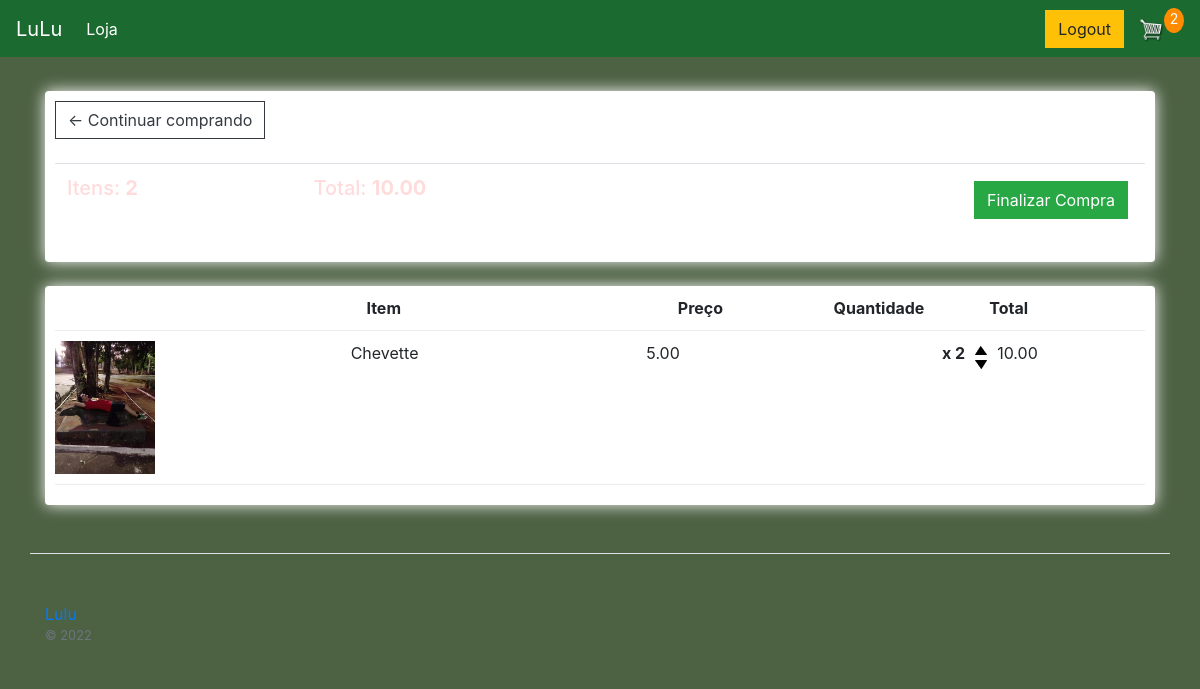
The app's page /cart/ (signed in) with its own data.
### loja/models.py (models this page shows, shortened)
class Pedido(models.Model):
    cliente = models.ForeignKey(Cliente, on_delete=models.SET_NULL, blank=True, null=True)
    data_pedido = models.DateTimeField(auto_now_add=True)
    complete = models.BooleanField(default=False, null=True, blank=True)
    transacao_id = models.CharField(max_length=200, null=True)
    class Meta:
        db_table = 'pedido'
        verbose_name = 'Pedido'
        verbose_name_plural = 'Pedidos'
    @property
    def get_cart_total(self):
        itemspedidos = self.itempedido_set.all()
        total = sum([item.get_total for item in itemspedidos])
        return total
    @property
    def get_cart_items(self):
        itemspedidos = self.itempedido_set.all()
        total = sum([item.quantidade for item in itemspedidos])
        return total

class ItemPedido(models.Model):
    pedido = models.ForeignKey(Pedido, on_delete=models.SET_NULL, null=True, blank=True)
    produto = models.ForeignKey(Produto, on_delete=models.SET_NULL, null=True, blank=True)
    quantidade = models.IntegerField(default=0, null=True, blank=True)
    data_adicionada = models.DateTimeField(auto_now_add=True)
    @property
    def get_total(self):
        return self.produto.preco * self.quantidade

class Produto(models.Model):
    nome = models.CharField(max_length=200, null=True)
    preco = models.DecimalField(max_digits=7, decimal_places=2)
    digital = models.BooleanField(default=False, null=True, blank=False)
    image = models.ImageField(null=True, blank=True)
    descricao = models.TextField(null=True, blank=True)
    @property
    def imageURL(self):
        try:
            url = self.image.url
        except:
            url = ''
        return url
    class Meta:
        db_table = 'produto'
        verbose_name = 'Produto'
        verbose_name_plural = 'Produtos'

### loja/views.py (the view)
# urls.py: path('cart/', views.cart, name='cart'),
def cart(request):
    data = cartData(request)
    items = data['items']
    pedido = data['pedido']
    itemsCarrinho = data['itemsCarrinho']
    context = {'items': items, 'pedido': pedido, 'itemsCarrinho': itemsCarrinho}
    return render(request, 'loja/cart.html', context)

### loja/utils.py (called while the page is built)
def cartData(request):
    if request.user.is_authenticated:
        cliente = request.user.cliente
        pedido, criado = Pedido.objects.get_or_create(cliente=cliente, complete=False)
        items = pedido.itempedido_set.all()
        itemsCarrinho = pedido.get_cart_items
    else:
        cookieData = cookieCart(request)
        items = cookieData['items']
        pedido = cookieData['pedido']
        itemsCarrinho = cookieData['itemsCarrinho']
    return {'items': items, 'pedido': pedido, 'itemsCarrinho': itemsCarrinho}

### static/templates/loja/cart.html
{% extends "loja/main.html" %}
{% load static %}
{% block content %}
    <div class="row">
        <div class="col-lg-12">
            <div class="box-element">
                <a class="btn btn-outline-dark" href="{% url 'loja' %}">&#x2190; Continuar comprando</a>
                <br>
                <br>
                <table class="table">
                    <tr>
                        <th><h5>Itens: <strong>{{pedido.get_cart_items}}</h5></th>
                        <th><h5>Total: <strong>{{pedido.get_cart_total}}</h5></th>
                        <th>
                            <a style="float:right; margin: 5px" class="btn btn-success" href="{% url 'checkout' %}">Finalizar Compra </a>
                        </th>
                    </tr>
                </table>
            </div>
            <br>
            <div class="box-element">
                <div class="cart-row">
                    <div style="flex:2"></div>
                    <div style="flex:2"><strong>Item</strong></div>
                    <div style="flex:1"><strong>Preço</strong></div>
                    <div style="flex:1"><strong>Quantidade</strong></div>
                    <div style="flex:1"><strong>Total</strong></div>
                </div>
                {%for item in items %}
                <div class='cart-row'>
                    <div style="flex:2"><img class="row-image" src="{{item.produto.imageURL}}"></div>
                    <div style="flex:2"><p>{{item.produto.nome}}</p></div>
                    <div style="flex:1"><p>{{item.produto.preco|floatformat:2}}</p></div>
                    <div style="flex:1"></div>
                        <p class="quantity">x {{item.quantidade}}</p>
                    <div class="quantity">
                        <img data-produto="{{item.produto.id}}" data-action="add" class="chg-quantity update-cart" src="{% static 'img/arrow-up.png' %}">
                        <img data-produto="{{item.produto.id}}" data-action="remove" class="chg-quantity update-cart" src="{% static 'img/arrow-down.png' %}">
                    </div>
                    <div style="flex: 1;"><p>{{item.get_total}}</p></div>
                </div>
                {% endfor %}
            </div>
        </div>
    </div>
{% endblock content %}

### static/css/main.css (style rules this page uses)
body { background-color: hsla(100, 58%, 13%, 0.778); }
h1,h2,h3,h4,h5,h6 { color:hsl(0, 100%, 93%); }
.box-element { box-shadow:hsl(0, 0%, 100%) 0 0 16px; background-color: #fff; border-radius: 4px; padding: 10px; }
.col-lg-4, .col-lg-6, .col-lg-8, .col-lg-12 { margin-top: 10px; }
.btn { border-radius: 0; }
.row-image { width: 100px; }
.cart-row { display: flex; align-items: flex-stretch; padding-bottom: 10px; margin-bottom: 10px; border-bottom: 1px solid #ececec; }
.quantity { display: inline-block; font-weight: 700; padding-right:10px; }
.chg-quantity { width: 12px; cursor: pointer; display: block; margin-top: 5px; transition:.1s; }

### records on screen
Pedido: get_cart_items "2", get_cart_total "10.00"
ItemPedido: produto.imageURL (picture), produto.nome "Chevette", produto.preco "5.00", quantidade "2", get_total "10.00"

### other values on screen
{{ itemsCarrinho }} "2"
